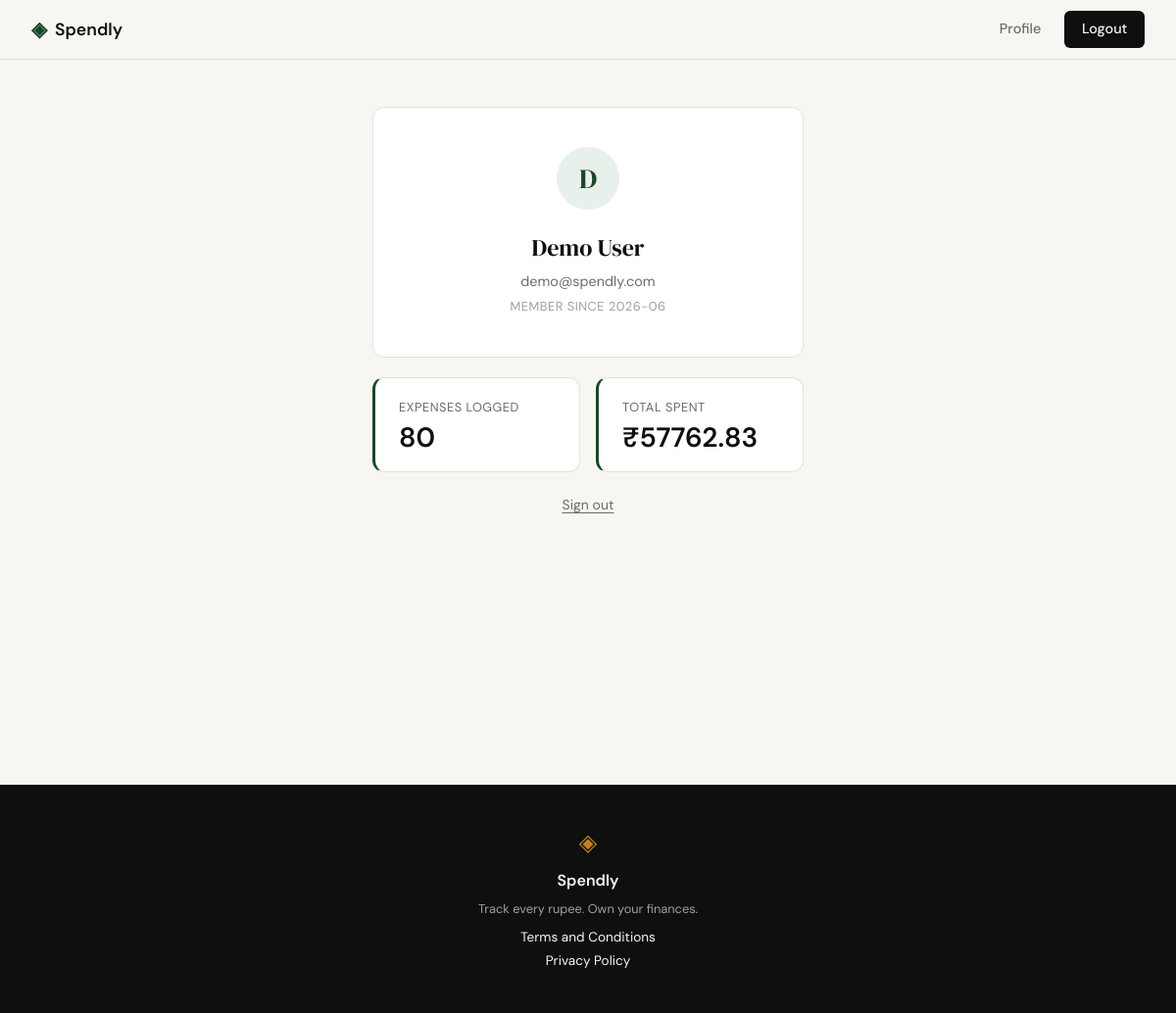
Screenshot of /profile (signed in) with the database file from the repository.
### tables this page shows
CREATE TABLE users (
            id            INTEGER PRIMARY KEY AUTOINCREMENT,
            name          TEXT    NOT NULL,
            email         TEXT    UNIQUE NOT NULL,
            password_hash TEXT    NOT NULL,
            created_at    TEXT    DEFAULT (datetime('now'))
        );

### app.py (the view)
@app.route("/profile")
def profile():
    if not session.get("user_id"):
        return redirect(url_for("login"))
    user = get_user_by_id(session["user_id"])
    if user is None:
        abort(404)
    summary = get_expense_summary(session["user_id"])
    return render_template("profile.html", user=user, summary=summary)

### database/db.py (called while the page is built)
def get_db():
    db = sqlite3.connect(DB_PATH)
    db.row_factory = sqlite3.Row
    db.execute('PRAGMA foreign_keys = ON')
    return db

def get_user_by_id(user_id):
    db = get_db()
    user = db.execute(
        'SELECT id, name, email, created_at FROM users WHERE id = ?',
        (user_id,)
    ).fetchone()
    db.close()
    return user

def get_expense_summary(user_id):
    db = get_db()
    row = db.execute(
        'SELECT COUNT(*) AS total_count, COALESCE(SUM(amount), 0.0) AS total_amount '
        'FROM expenses WHERE user_id = ?',
        (user_id,)
    ).fetchone()
    db.close()
    return {
        'total_count': row['total_count'],
        'total_amount': row['total_amount'],
    }

### templates/profile.html (shortened to what this page needs)
{% extends "base.html" %}
{% block head %}
<link rel="stylesheet" href="{{ url_for('static', filename='css/profile.css') }}">
{% endblock %}
{% block content %}
<section class="profile-section">
  <div class="profile-container">
    <div class="profile-card">
      <div class="profile-avatar">{{ user.name[0].upper() }}</div>
      <h1 class="profile-name">{{ user.name }}</h1>
      <p class="profile-email">{{ user.email }}</p>
      <p class="profile-since">Member since {{ user.created_at[:7] }}</p>
    </div>
    <div class="profile-stats">
      <div class="stat-tile">
        <span class="stat-label">Expenses Logged</span>
        <span class="stat-value">{{ summary.total_count }}</span>
      </div>
      <div class="stat-tile">
        <span class="stat-label">Total Spent</span>
        <span class="stat-value stat-amount">&#8377;{{ "%.2f"|format(summary.total_amount) }}</span>
      </div>
    </div>
    <div class="profile-actions">
      <a href="{{ url_for('logout') }}" class="profile-logout">Sign out</a>
    </div>
  </div>
</section>
{% endblock %}

### static/css/style.css (style rules this page uses)
:root { --ink: #0f0f0f; --ink-soft: #2d2d2d; --ink-muted: #6b6b6b; --ink-faint: #a0a0a0; --paper: #f7f6f3; --paper-warm: #f0ede6; --paper-card: #ffffff; --accent: #1a472a; --accent-light: #e8f0eb; --accent-2: #c17f24; --accent-2-light: #fdf3e3; --danger: #c0392b; --danger-light: #fdecea; --border: #e4e1da; --border-soft: #eeebe4; --font-display: 'DM Serif Display', Georgia, serif; --font-body: 'DM Sans', system-ui, sans-serif; --max-width: 1200px; --auth-width: 440px; --radius-sm: 6px; --radius-md: 12px; --radius-lg: 20px; }
*, *::before, *::after { box-sizing: border-box; margin: 0; padding: 0; }
html { font-size: 16px; scroll-behavior: smooth; }
body { background: var(--paper); color: var(--ink); font-family: var(--font-body); font-size: 1rem; line-height: 1.6; -webkit-font-smoothing: antialiased; }
a { color: inherit; text-decoration: none; }

### static/css/profile.css (style rules this page uses)
.profile-section { min-height: calc(100vh - 60px); display: flex; align-items: flex-start; justify-content: center; padding: 3rem 1.5rem; background: var(--paper); }
.profile-container { width: 100%; max-width: var(--auth-width); display: flex; flex-direction: column; gap: 1.25rem; }
.profile-card { background: var(--paper-card); border: 1px solid var(--border); border-radius: var(--radius-md); padding: 2.5rem 2rem; text-align: center; }
.profile-avatar { width: 64px; height: 64px; border-radius: 50%; background: var(--accent-light); color: var(--accent); font-family: var(--font-display); font-size: 1.75rem; display: flex; align-items: center; justify-content: center; margin: 0 auto 1.25rem; }
.profile-name { font-family: var(--font-display); font-size: 1.5rem; font-weight: 400; color: var(--ink); margin-bottom: 0.25rem; }
.profile-email { font-size: 0.9rem; color: var(--ink-muted); margin-bottom: 0.25rem; }
.profile-since { font-size: 0.8rem; color: var(--ink-faint); text-transform: uppercase; letter-spacing: 0.04em; }
.profile-stats { display: grid; grid-template-columns: 1fr 1fr; gap: 1rem; }
.stat-tile { background: var(--paper-card); border: 1px solid var(--border); border-left: 3px solid var(--accent); border-radius: var(--radius-md); padding: 1.25rem 1.5rem; display: flex; flex-direction: column; gap: 0.4rem; }
.stat-label { font-size: 0.8rem; color: var(--ink-muted); text-transform: uppercase; letter-spacing: 0.04em; }
.stat-value { font-size: 1.75rem; font-weight: 600; color: var(--ink); line-height: 1; }
.stat-amount { font-variant-numeric: tabular-nums; }
.profile-actions { text-align: center; }
.profile-logout { font-size: 0.875rem; color: var(--ink-muted); text-decoration: underline; text-underline-offset: 3px; transition: color 0.15s ease; }

### rows the page displays
users: name "D", name "Demo User", email "demo@spendly.com", created_at "2026-06"

### other values shown
{{ summary.total_count }} "80"
{{ "%.2f"|format(summary.total_amount) }} "57762.83"
